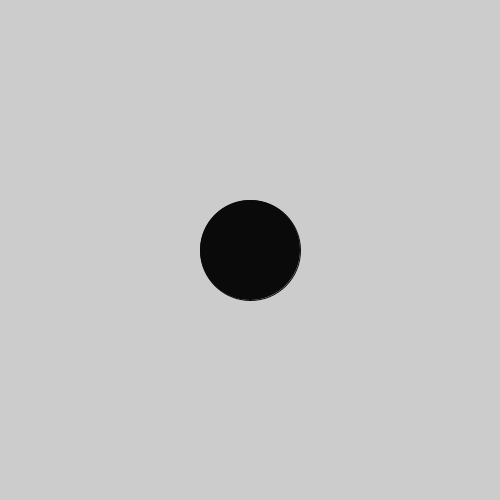
Frame 1 (no input)
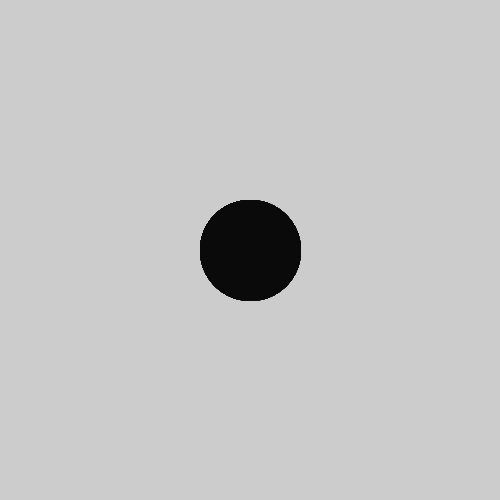
Frame 60 (the mouse pressed at the canvas centre just before this capture)
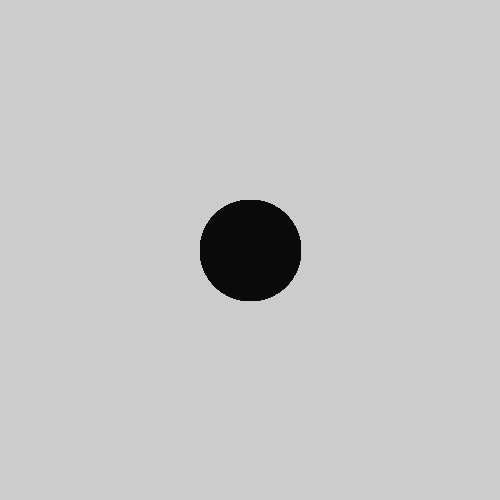
Frame 120 (the mouse held since frame 60 and released just before this capture)

The Processing sketch that drew these frames (run headless with seeded random() and noise(); from frame 60 on, the mouse is pressed at the canvas centre):

// Processing sketch: sketch_05_use_editor_tabs
// ── sketch_05_use_editor_tabs.pde
void setup() {
  frameRate(60);
  size(500, 500);
}

void draw() {
  drawCircle(250, 250, 100, 10);  
}

// ── tabExample.pde
void drawCircle(float posX, float posY, float size, int brightness) {
  fill(brightness);
  stroke(brightness);
  ellipse(posX, posY, size, size); 
}
